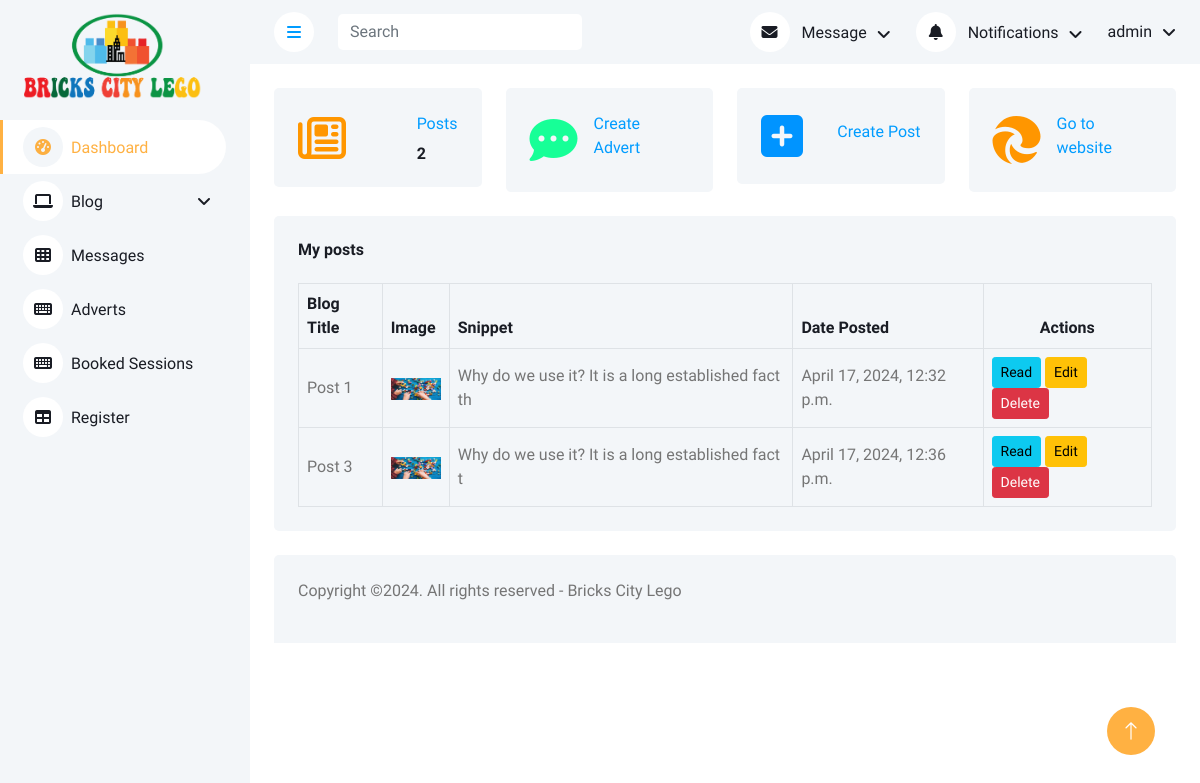
/bricksadmin/ (signed in), run on an earlier commit of the app's database.
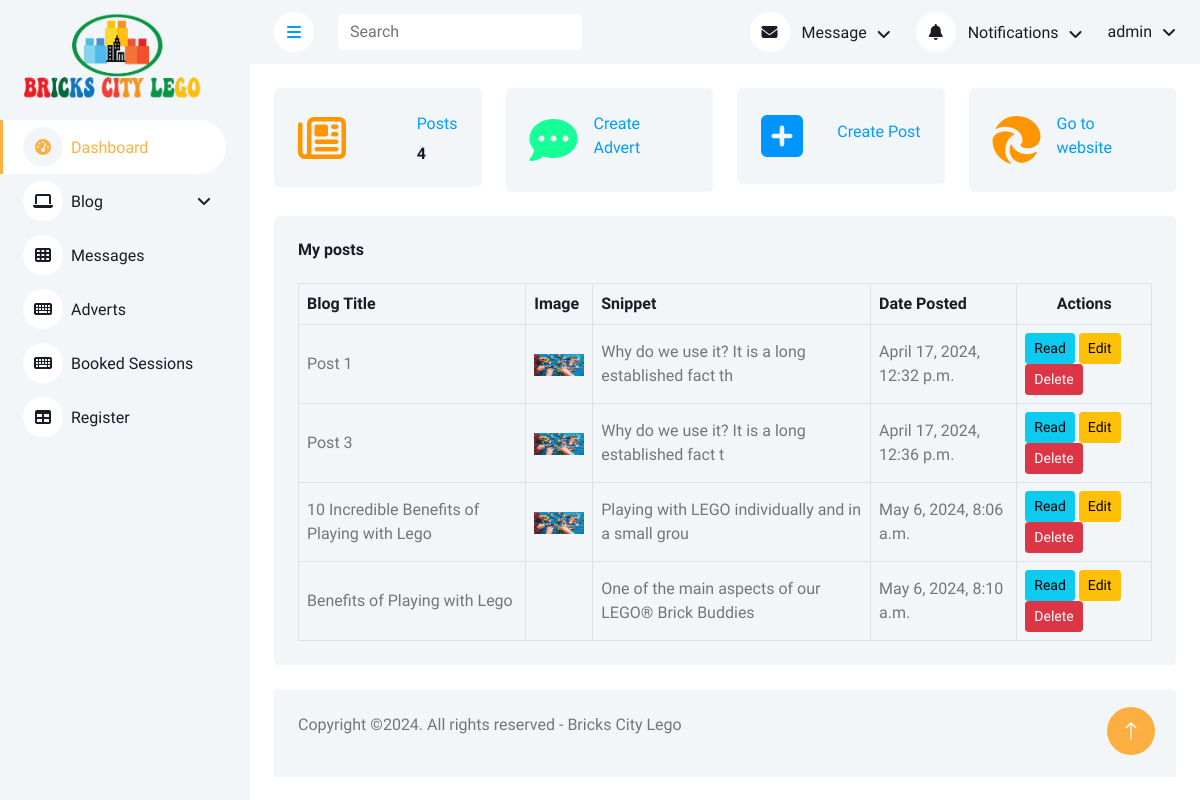
And on a later commit of the database.
### BrickCity/models.py (models this page shows, shortened)
class MyPost(models.Model):
    title = models.CharField(max_length=200, blank=True, null=True)
    intro = models.CharField(max_length=200, blank=True, null=True)
    body = RichTextField(max_length=3000, blank=True, null=True)
    author = models.CharField(default='Admin', max_length=20, blank=True, null=True)
    featured_image = models.ImageField(upload_to='posts/', blank=True, null=True)
    date_created = models.DateTimeField(auto_now_add=True)

### BrickCity/views.py (the view)
# urls.py: path('bricksadmin/', views.bricksadmin, name='bricksadmin'),
@login_required(login_url='signin')
def bricksadmin(request):
    posts_count = MyPost.objects.all().count()
    posts = MyPost.objects.all()
    context = {'posts_count': posts_count, 'posts': posts}
    return render(request, 'bricksadmin/home.html', context)

### BrickCity/templates/bricksadmin/home.html (shortened to what this page needs)
{% extends 'bricksadmin/base.html' %}
{% load static %}
{% block content %}
    {% include 'bricksadmin/stats.html' %}
            <div class="container-fluid pt-4 px-4">
                <div class="bg-light text-center rounded p-4">
                    <div class="d-flex align-items-center justify-content-between mb-4">
                        <h6 class="mb-0">My posts</h6>
                    </div>
                    <div class="table-responsive">
                        <table class="table text-start align-middle table-bordered table-hover mb-0">
                            <thead>
                                <tr class="text-dark">
                                    <th scope="col">Blog Title</th>
                                    <th scope="col">Image</th>
                                    <th scope="col">Snippet</th>
                                    <th scope="col">Date Posted</th>
                                    <th scope="col" style="text-align: center">Actions</th>
                                </tr>
                            </thead>
                            <tbody>
                            {% for post in posts %}
                                <tr>
                                    <td>{{ post.title}}</td>
                                    <td>
                                        <img src="{{ post.featured_image.url }}" width="50" alt="">
                                    </td>
                                    <td>{{ post.intro|slice:50 }}</td>
                                    <td>{{ post.date_created }}</td>
                                    <td>
                                        <a class="btn btn-sm btn-info" href="{% url 'single_blog' post.id %}" target="_blank">Read</a>
                                        <a class="btn btn-sm btn-warning" href="{% url 'editpost' post.id %}">Edit</a>
                                        <a class="btn btn-sm btn-danger" href="{% url 'deletepost' post.id %}">Delete</a>
                                    </td>
                                </tr>
                            {% endfor %}
                            </tbody>
                        </table>
                    </div>
                </div>
            </div>
{% endblock %}

What changed in the data, as far as the page shows it:
added MyPost: title "10 Incredible Benefits of Playing with Lego", featured_image (picture), intro "Playing with LEGO individually and in a small grou", date_created "May 6, 2024, 8:06 a.m."
added MyPost: title "Benefits of Playing with Lego", intro "One of the main aspects of our LEGO® Brick Buddies", date_created "May 6, 2024, 8:10 a.m."
Also different on the page:
{{ posts_count }}: "2" → "4"
